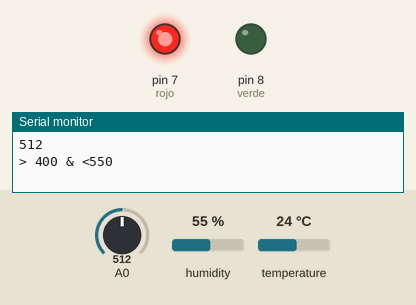
Recording of a sketch running on a simulated Arduino Uno, built with avr-gcc and run on an emulated ATmega328P. Shown: output pins drawn as LEDs (lit = HIGH), the last lines printed to the serial monitor. Inputs (shaded band) come from the test bench; at power-on: A0 = 512, humidity 55 %, temperature 24 °C.

Above: at 4.9 s.
5.0 s: A0 set to 543
8.1 s: A0 set to 563
At 9.4 s:
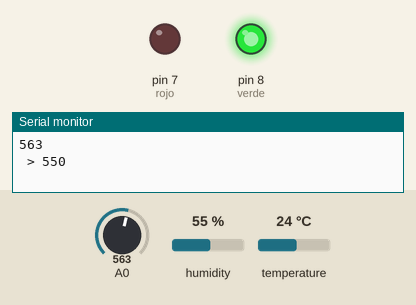
11.2 s: A0 set to 540
At 13.6 s:
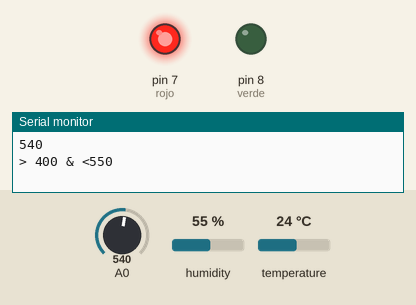
14.3 s: A0 set to 560
At 15.6 s:
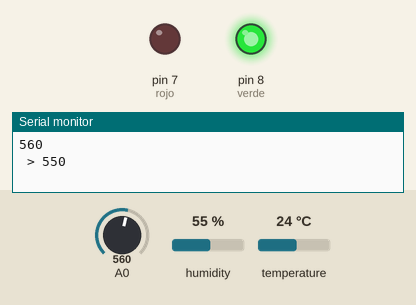
Timing chart, 0 to 17.3 s (numbered marks = the images above; inputs shaded):
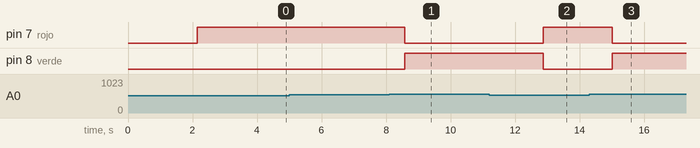

Measured:
- the behaviour switches between 550 and 551 on A0 (found by bisection; images 0 and 1)
- after the input at 8.1 s, pin 7 (rojo): HIGH → LOW after 0.48 s; pin 8 (verde): LOW → HIGH after 0.48 s
- after the input at 11.2 s, pin 7 (rojo): LOW → HIGH after 1.7 s; pin 8 (verde): HIGH → LOW after 1.7 s
- after the input at 14.3 s, pin 7 (rojo): HIGH → LOW after 0.72 s; pin 8 (verde): LOW → HIGH after 0.72 s

The sketch:

DHTtester.ino
```cpp
#include "DHT.h"
#define DHTPIN 2
#define DHTTYPE DHT11
DHT dht(DHTPIN, DHTTYPE);

int rojo=7;
int verde=8;


void setup() {
  Serial.begin(9600);
  Serial.println(F("DHTxx test!"));

  dht.begin();
  pinMode(rojo,OUTPUT);
  pinMode(verde,OUTPUT);
}

void loop() {

  delay(2000);

  float h = dht.readHumidity();

  float t = dht.readTemperature();

  float f = dht.readTemperature(true);


  if (isnan(h) || isnan(t) || isnan(f)) {
    Serial.println(F("Failed to read from DHT sensor!"));
    return;
  }


  float hif = dht.computeHeatIndex(f, h);

  float hic = dht.computeHeatIndex(t, h, false);

  Serial.print(F("Humidity: "));
  Serial.print(h);
  Serial.print(F("%  Temperature: "));
  Serial.print(t);
  Serial.print(F("°C "));
  Serial.print(f);
  Serial.print(F("°F  Heat index: "));
  Serial.print(hic);
  Serial.print(F("°C "));
  Serial.print(hif);
  Serial.println(F("°F"));

  int val;
  val = analogRead(0);
  Serial.println(val);
  delay(100);
  //Tierra seca = 630
  //Tierra humeda = 503
  //Tierra Mojada = 360

  if(val < 400){
    digitalWrite(rojo, HIGH);
    digitalWrite(verde,LOW);
    Serial.println(" > 400");}

  if (val > 400 && val < 550) {
    digitalWrite(rojo, HIGH);
    digitalWrite(verde,LOW);
    Serial.println("> 400 & <550");}

  if(val > 550){
    digitalWrite(rojo, LOW);
    digitalWrite(verde,HIGH);
    Serial.println(" > 550");}

}
```
